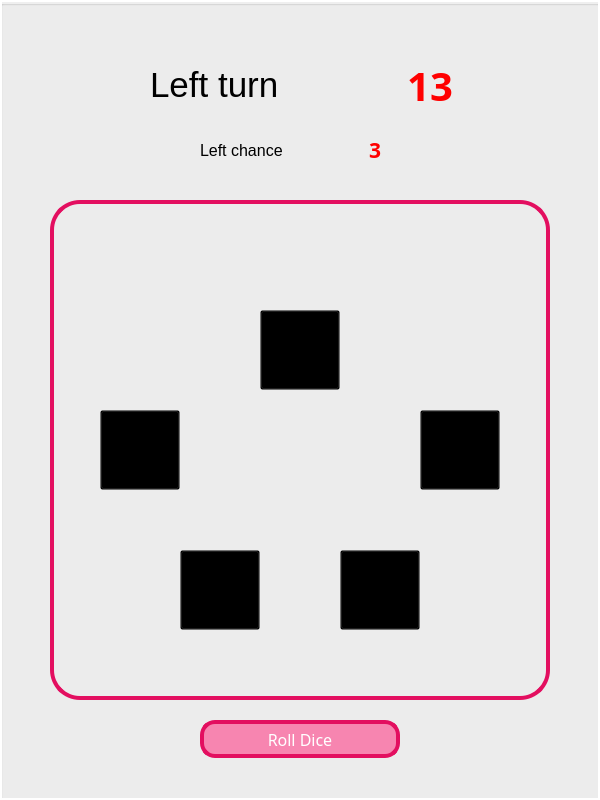
   <widget class="QGroupBox" name="groupBox_playCenter">
    <property name="geometry">
     <rect>
      <x>300</x>
      <y>0</y>
      <width>600</width>
      <height>800</height>
     </rect>
    </property>
    <property name="title">
     <string/>
    </property>
    <widget class="QLabel" name="label_turn">
     <property name="geometry">
      <rect>
       <x>150</x>
       <y>60</y>
       <width>200</width>
       <height>50</height>
      </rect>
     </property>
     <property name="font">
      <font>
       <family>Arial</family>
       <pointsize>26</pointsize>
       <weight>50</weight>
       <bold>false</bold>
      </font>
     </property>
     <property name="toolTipDuration">
      <number>-1</number>
     </property>
     <property name="styleSheet">
      <string notr="true"/>
     </property>
     <property name="text">
      <string>Left turn</string>
     </property>
    </widget>
    <widget class="QLabel" name="label_turnNumber">
     <property name="geometry">
      <rect>
       <x>380</x>
       <y>60</y>
       <width>100</width>
       <height>50</height>
      </rect>
     </property>
     <property name="palette">
      <palette>
       <active>
        <colorrole role="WindowText">
         <brush brushstyle="SolidPattern">
          <color alpha="255">
           <red>255</red>
           <green>0</green>
           <blue>0</blue>
          </color>
         </brush>
        </colorrole>
       </active>
       <inactive>
        <colorrole role="WindowText">
         <brush brushstyle="SolidPattern">
          <color alpha="255">
           <red>255</red>
           <green>0</green>
           <blue>0</blue>
          </color>
         </brush>
        </colorrole>
       </inactive>
       <disabled>
        <colorrole role="WindowText">
         <brush brushstyle="SolidPattern">
          <color alpha="255">
           <red>120</red>
           <green>120</green>
           <blue>120</blue>
          </color>
         </brush>
        </colorrole>
       </disabled>
      </palette>
     </property>
     <property name="font">
      <font>
       <family>Arial Black</family>
       <pointsize>30</pointsize>
       <weight>75</weight>
       <bold>true</bold>
      </font>
     </property>
     <property name="text">
      <string>13</string>
     </property>
     <property name="alignment">
      <set>Qt::AlignCenter</set>
     </property>
    </widget>
    <widget class="QLabel" name="label_leftChance">
     <property name="geometry">
      <rect>
       <x>200</x>
       <y>125</y>
       <width>200</width>
       <height>50</height>
      </rect>
     </property>
     <property name="font">
      <font>
       <family>Arial</family>
       <pointsize>12</pointsize>
       <weight>50</weight>
       <bold>false</bold>
      </font>
     </property>
     <property name="text">
      <string>Left chance</string>
     </property>
    </widget>
    <widget class="QLabel" name="label_leftChanceNumber">
     <property name="geometry">
      <rect>
       <x>350</x>
       <y>125</y>
       <width>50</width>
       <height>50</height>
      </rect>
     </property>
     <property name="palette">
      <palette>
       <active>
        <colorrole role="WindowText">
         <brush brushstyle="SolidPattern">
          <color alpha="255">
           <red>255</red>
           <green>0</green>
           <blue>0</blue>
          </color>
         </brush>
        </colorrole>
       </active>
       <inactive>
        <colorrole role="WindowText">
         <brush brushstyle="SolidPattern">
          <color alpha="255">
           <red>255</red>
           <green>0</green>
           <blue>0</blue>
          </color>
         </brush>
        </colorrole>
       </inactive>
       <disabled>
        <colorrole role="WindowText">
         <brush brushstyle="SolidPattern">
          <color alpha="255">
           <red>120</red>
           <green>120</green>
           <blue>120</blue>
          </color>
         </brush>
        </colorrole>
       </disabled>
      </palette>
     </property>
     <property name="font">
      <font>
       <family>Arial Black</family>
       <pointsize>16</pointsize>
       <weight>75</weight>
       <bold>true</bold>
      </font>
     </property>
     <property name="text">
      <string>3</string>
     </property>
     <property name="alignment">
      <set>Qt::AlignCenter</set>
     </property>
    </widget>
    <widget class="QLabel" name="label_playDesk">
     <property name="geometry">
      <rect>
       <x>50</x>
       <y>200</y>
       <width>500</width>
       <height>500</height>
      </rect>
     </property>
     <property name="styleSheet">
      <string notr="true"/>
     </property>
     <property name="frameShape">
      <enum>QFrame::NoFrame</enum>
     </property>
     <property name="text">
      <string/>
     </property>
     <property name="pixmap">
      <pixmap>F:/KIT/Einführung in Python/yahtzee/figures/play_desk.png</pixmap>
     </property>
     <property name="scaledContents">
      <bool>true</bool>
     </property>
     <property name="alignment">
      <set>Qt::AlignCenter</set>
     </property>
     <property name="margin">
      <number>0</number>
     </property>
    </widget>
    <widget class="QLabel" name="label_dice_1">
     <property name="geometry">
      <rect>
       <x>260</x>
       <y>310</y>
       <width>80</width>
       <height>80</height>
      </rect>
     </property>
     <property name="text">
      <string/>
     </property>
     <property name="pixmap">
      <pixmap>F:/KIT/Einführung in Python/yahtzee/figures/dices/active/dice_1_active.png</pixmap>
     </property>
     <property name="scaledContents">
      <bool>true</bool>
     </property>
     <property name="alignment">
      <set>Qt::AlignCenter</set>
     </property>
    </widget>
    <widget class="QLabel" name="label_dice_2">
     <property name="geometry">
      <rect>
       <x>100</x>
       <y>410</y>
       <width>80</width>
       <height>80</height>
      </rect>
     </property>
     <property name="text">
      <string/>
     </property>
     <property name="pixmap">
      <pixmap>F:/KIT/Einführung in Python/yahtzee/figures/dices/active/dice_2_active.png</pixmap>
     </property>
     <property name="scaledContents">
      <bool>true</bool>
     </property>
     <property name="alignment">
      <set>Qt::AlignCenter</set>
     </property>
    </widget>
    <widget class="QLabel" name="label_dice_4">
     <property name="geometry">
      <rect>
       <x>180</x>
       <y>550</y>
       <width>80</width>
       <height>80</height>
      </rect>
     </property>
     <property name="text">
      <string/>
     </property>
     <property name="pixmap">
      <pixmap>F:/KIT/Einführung in Python/yahtzee/figures/dices/active/dice_4_active.png</pixmap>
     </property>
     <property name="scaledContents">
      <bool>true</bool>
     </property>
     <property name="alignment">
      <set>Qt::AlignCenter</set>
     </property>
    </widget>
    <widget class="QLabel" name="label_dice_5">
     <property name="geometry">
      <rect>
       <x>340</x>
       <y>550</y>
       <width>80</width>
       <height>80</height>
      </rect>
     </property>
     <property name="styleSheet">
      <string notr="true"/>
     </property>
     <property name="text">
      <string/>
     </property>
     <property name="pixmap">
      <pixmap>F:/KIT/Einführung in Python/yahtzee/figures/dices/active/dice_5_active.png</pixmap>
     </property>
     <property name="scaledContents">
      <bool>true</bool>
     </property>
     <property name="alignment">
      <set>Qt::AlignCenter</set>
     </property>
    </widget>
    <widget class="QPushButton" name="pushButton_rollDice">
     <property name="geometry">
      <rect>
       <x>200</x>
       <y>720</y>
       <width>200</width>
       <height>38</height>
      </rect>
     </property>
     <property name="font">
      <font>
       <family>Arial Black</family>
       <pointsize>12</pointsize>
      </font>
     </property>
     <property name="styleSheet">
      <string notr="true">QPushButton
{
    font-family: Arial Black;
    font-size: 12pt; 
    color: white; 
    background-color: rgb(247 , 133 , 176);
	border: 4px solid rgba(227,15,96,255);
	border-radius: 15px;
}

QPushButton:hover
{ 
	font-size: 13pt;
    background-color:rgb(246 , 118 , 167);
}

QPushButton:pressed
{
    background-color:rgb(244 , 90 , 149); 
    padding-left:3px;
    padding-top:3px;
}</string>
     </property>
     <property name="text">
      <string>Roll Dice</string>
     </property>
    </widget>
    <widget class="QLabel" name="label_dice_3">
     <property name="geometry">
      <rect>
       <x>420</x>
       <y>410</y>
       <width>80</width>
       <height>80</height>
      </rect>
     </property>
     <property name="text">
      <string/>
     </property>
     <property name="pixmap">
      <pixmap>F:/KIT/Einführung in Python/yahtzee/figures/dices/active/dice_3_active.png</pixmap>
     </property>
     <property name="scaledContents">
      <bool>true</bool>
     </property>
     <property name="alignment">
      <set>Qt::AlignCenter</set>
     </property>
    </widget>
    <widget class="QLabel" name="label_playDesk_frame">
     <property name="geometry">
      <rect>
       <x>50</x>
       <y>200</y>
       <width>500</width>
       <height>500</height>
      </rect>
     </property>
     <property name="styleSheet">
      <string notr="true">border: 4px solid rgba(227,15,96,255);
border-radius: 30px;</string>
     </property>
     <property name="frameShape">
      <enum>QFrame::NoFrame</enum>
     </property>
     <property name="text">
      <string/>
     </property>
     <property name="scaledContents">
      <bool>true</bool>
     </property>
     <property name="alignment">
      <set>Qt::AlignCenter</set>
     </property>
     <property name="margin">
      <number>0</number>
     </property>
    </widget>
    <widget class="QLabel" name="label_playCenter_frame">
     <property name="geometry">
      <rect>
       <x>0</x>
       <y>0</y>
       <width>600</width>
       <height>800</height>
      </rect>
     </property>
     <property name="palette">
      <palette>
       <active/>
       <inactive/>
       <disabled/>
      </palette>
     </property>
     <property name="styleSheet">
      <string notr="true">border: 2px solid rgba(255,255,255,255);</string>
     </property>
     <property name="text">
      <string/>
     </property>
    </widget>
    <widget class="QPushButton" name="pushButton_dice_1">
     <property name="geometry">
      <rect>
       <x>260</x>
       <y>310</y>
       <width>80</width>
       <height>80</height>
      </rect>
     </property>
     <property name="styleSheet">
      <string notr="true">background-color: transparent;</string>
     </property>
     <property name="text">
      <string/>
     </property>
    </widget>
    <widget class="QPushButton" name="pushButton_dice_2">
     <property name="geometry">
      <rect>
       <x>100</x>
       <y>410</y>
       <width>80</width>
       <height>80</height>
      </rect>
     </property>
     <property name="styleSheet">
      <string notr="true">background-color: transparent;</string>
     </property>
     <property name="text">
      <string/>
     </property>
    </widget>
    <widget class="QPushButton" name="pushButton_dice_3">
     <property name="geometry">
      <rect>
       <x>420</x>
       <y>410</y>
       <width>80</width>
       <height>80</height>
      </rect>
     </property>
     <property name="styleSheet">
      <string notr="true">background-color: transparent;</string>
     </property>
     <property name="text">
      <string/>
     </property>
    </widget>
    <widget class="QPushButton" name="pushButton_dice_4">
     <property name="geometry">
      <rect>
       <x>180</x>
       <y>550</y>
       <width>80</width>
       <height>80</height>
      </rect>
     </property>
     <property name="styleSheet">
      <string notr="true">background-color: transparent;</string>
     </property>
     <property name="text">
      <string/>
     </property>
    </widget>
    <widget class="QPushButton" name="pushButton_dice_5">
     <property name="geometry">
      <rect>
       <x>340</x>
       <y>550</y>
       <width>80</width>
       <height>80</height>
      </rect>
     </property>
     <property name="styleSheet">
      <string notr="true">background-color: transparent;</string>
     </property>
     <property name="text">
      <string/>
     </property>
    </widget>
    <zorder>label_playCenter_frame</zorder>
    <zorder>label_turn</zorder>
    <zorder>label_turnNumber</zorder>
    <zorder>label_leftChance</zorder>
    <zorder>label_leftChanceNumber</zorder>
    <zorder>label_playDesk</zorder>
    <zorder>pushButton_rollDice</zorder>
    <zorder>label_playDesk_frame</zorder>
    <zorder>label_dice_2</zorder>
    <zorder>label_dice_3</zorder>
    <zorder>label_dice_5</zorder>
    <zorder>label_dice_1</zorder>
    <zorder>label_dice_4</zorder>
    <zorder>pushButton_dice_1</zorder>
    <zorder>pushButton_dice_2</zorder>
    <zorder>pushButton_dice_3</zorder>
    <zorder>pushButton_dice_4</zorder>
    <zorder>pushButton_dice_5</zorder>
   </widget>
